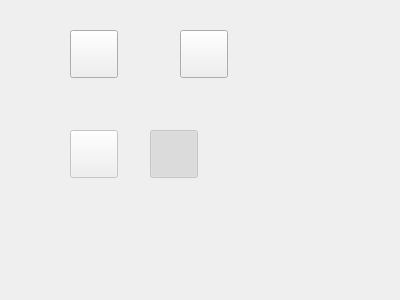
<?xml version="1.0" encoding="UTF-8"?>
<ui version="4.0">
 <class>Widget</class>
 <widget class="QWidget" name="Widget">
  <property name="geometry">
   <rect>
    <x>0</x>
    <y>0</y>
    <width>400</width>
    <height>300</height>
   </rect>
  </property>
  <property name="windowTitle">
   <string>Widget</string>
  </property>
  <property name="styleSheet">
   <string notr="true"/>
  </property>
  <widget class="QPushButton" name="m_btn">
   <property name="geometry">
    <rect>
     <x>70</x>
     <y>30</y>
     <width>48</width>
     <height>48</height>
    </rect>
   </property>
   <property name="styleSheet">
    <string notr="true"/>
   </property>
   <property name="text">
    <string/>
   </property>
   <property name="checkable">
    <bool>true</bool>
   </property>
   <property name="checked">
    <bool>false</bool>
   </property>
  </widget>
  <widget class="QPushButton" name="m_disable_btn">
   <property name="enabled">
    <bool>false</bool>
   </property>
   <property name="geometry">
    <rect>
     <x>70</x>
     <y>130</y>
     <width>48</width>
     <height>48</height>
    </rect>
   </property>
   <property name="text">
    <string/>
   </property>
   <property name="checkable">
    <bool>true</bool>
   </property>
  </widget>
  <widget class="QPushButton" name="m_disable_btn_2">
   <property name="enabled">
    <bool>false</bool>
   </property>
   <property name="geometry">
    <rect>
     <x>150</x>
     <y>130</y>
     <width>48</width>
     <height>48</height>
    </rect>
   </property>
   <property name="text">
    <string/>
   </property>
   <property name="checkable">
    <bool>true</bool>
   </property>
   <property name="checked">
    <bool>true</bool>
   </property>
  </widget>
  <widget class="QPushButton" name="m_btn_2">
   <property name="geometry">
    <rect>
     <x>180</x>
     <y>30</y>
     <width>48</width>
     <height>48</height>
    </rect>
   </property>
   <property name="styleSheet">
    <string notr="true"/>
   </property>
   <property name="text">
    <string/>
   </property>
   <property name="checkable">
    <bool>false</bool>
   </property>
   <property name="checked">
    <bool>false</bool>
   </property>
  </widget>
 </widget>
 <layoutdefault spacing="6" margin="11"/>
 <resources/>
 <connections/>
</ui>
